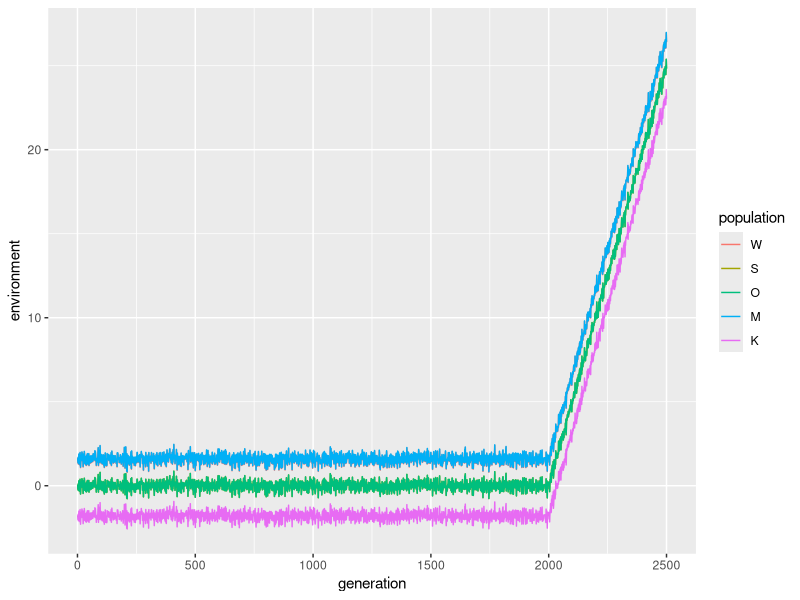

Source code (R):
pops=c("W","S","O","M","K") # population names
e.local=c(1.57,0,0,1.6,-1.8) # local environmental settting
e.sd=0.25 # SD of random environmentsl fluctuations (common to all populations)
e.increment=0.05 # increment in environmental setting per generation past burn-in period

sin.p=10 # period of sinusoidal climate fluctuations, in generations
sin.amp=0 # amplitude of sinusoidal climate fluctuations

burnin=2000 # length of burnin period
gmax=2500 # maximum number of generations

envs=c()
for (g in 1:gmax){
	if (g<=burnin){
		envs=cbind(envs,round(e.local+rnorm(1,0,e.sd)+sin(g*2*pi/sin.p)*0.5*sin.amp,3))
	}
	else {
		envs=cbind(envs,round(e.local+rnorm(1,0,e.sd)+sin(g*2*pi/sin.p)*0.5*sin.amp+(g-burnin)*e.increment,3));
	}
}
colnames(envs)=seq(gmax)
E=data.frame(t(envs))
names(E)=pops
te=stack(E)
names(te)=c("environment","population")
te$generation=seq(gmax)
library(ggplot2)

ggplot(te,aes(generation,environment,colour=population))+geom_line()

write.table(envs,row.names=F,quote=F,sep="\t",file="sim_environment.txt")
